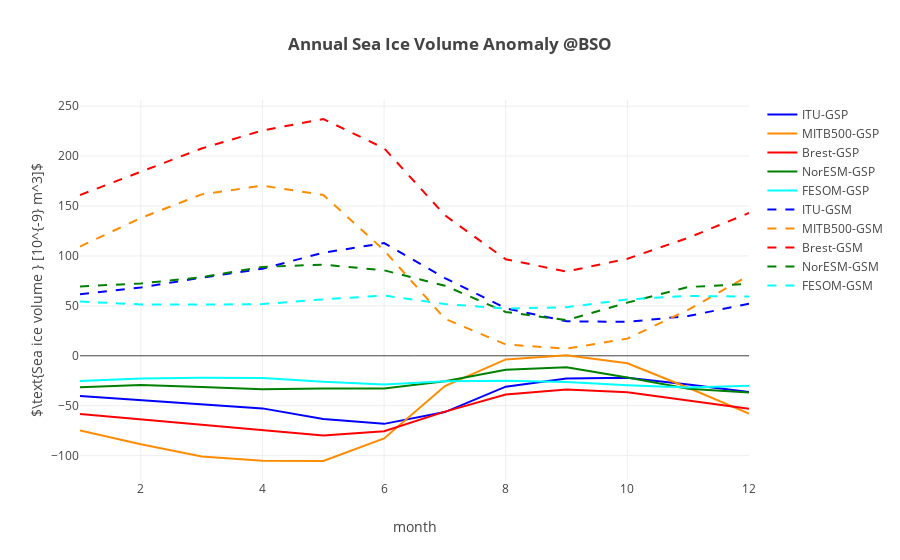

The code cell stored with this chart in its notebook:
### Code cell
""" Plot seasonal mean of heat fluxes anomaly"""
modelnames = ['ITU' , 'MITB500', 'Brest', 'NorESM', 'FESOM']
colors = ['blue', 'darkorange', 'red', 'green', 'cyan']
# names of the control, gsp and gsn variables [total]
ctln = ['ctlvice_barents', 'SIvolBK_c', 'refice_volume_BSKS', 'ice_volume_NorESM_BarentsKara_ctrl', 'ctlivol_BK']
gspn = ['gspvice_barents', 'SIvolBK_gsp', 'gspice_volume_BSKS', 'ice_volume_NorESM_BarentsKara_gsp', 'gspivol_BK']
gsnn = ['gsnvice_barents', 'SIvolBK_gsm', 'gsnice_volume_BSKS', 'ice_volume_NorESM_BarentsKara_gsn', 'gsnivol_BK']

coeffs = [1e-9, 1e-9, 1e-9, 1e-9, 1e-9]

layout = go.Layout(
    title='<b>Annual Sea Ice Volume Anomaly @BSO</b>',
    yaxis=dict(
         title='$\\text{Sea ice volume } [10^{-9} m^3]$',
        #range=[-14, 14]
    ),
    xaxis=dict(
        title='month'
    )
)    


def update_plot(models):
    
    datap = []
    datan = []
    for ind,mdl in enumerate(models):
        dnm = 'ds'+np.str(ind)+'.'+ctln[ind]+'.groupby(\'time.month\').mean().month'
        time = np.copy(eval(dnm))
        dnm = 'ds'+np.str(ind)+'.'+ctln[ind]+'.groupby(\'time.month\').mean()'
        dnm2 = 'ds'+np.str(ind)+'.'+gspn[ind]+'.groupby(\'time.month\').mean()'
        dnm3 = 'ds'+np.str(ind)+'.'+gsnn[ind]+'.groupby(\'time.month\').mean()'
        val1 = np.copy(eval(dnm2)-eval(dnm))*coeffs[ind]
        val2 = np.copy(eval(dnm3)-eval(dnm))*coeffs[ind]
        trace1 = go.Scatter(            
            x = time,
            y = val1,
            mode = 'lines',
            name = mdl+'-GSP',        
            line = dict(
                width = 2,
                color = colors[ind],
                shape = 'smooth'
            )
        )
        datap.append(trace1)
        trace2 = go.Scatter(            
            x = time,
            y = val2,
            mode = 'lines',
            name = mdl+'-GSM',            
            line = dict(
                width = 2,
                color = colors[ind],
                dash = 'dash',
                shape = 'smooth'
            )
        )
        datan.append(trace2)


   
    data = datap + datan
    
    fig = go.Figure(data=data, layout=layout)
    py.offline.iplot(fig)
    
update_plot(modelnames)

### Figure 1 — Plotly figure (JSON) as saved in the notebook; plotly's stock layout.template omitted (floating-point values rounded to 4 significant figures)
{"data": [{"line": {"color": "blue", "shape": "smooth", "width": 2}, "mode": "lines", "name": "ITU-GSP", "type": "scatter", "x": [1, 2, 3, 4, 5, 6, 7, 8, 9, 10, 11, 12], "y": [-40.18, -44.09, -48.42, -52.67, -63.34, -68.17, -56.37, -30.91, -22.65, -22.01, -28.64, -36.39]}, {"line": {"color": "darkorange", "shape": "smooth", "width": 2}, "mode": "lines", "name": "MITB500-GSP", "type": "scatter", "x": [1, 2, 3, 4, 5, 6, 7, 8, 9, 10, 11, 12], "y": [-74.71, -88.56, -100.8, -105.1, -105.4, -82.83, -30.28, -3.62, 0.4559, -7.494, -32.01, -57.8]}, {"line": {"color": "red", "shape": "smooth", "width": 2}, "mode": "lines", "name": "Brest-GSP", "type": "scatter", "x": [1, 2, 3, 4, 5, 6, 7, 8, 9, 10, 11, 12], "y": [-58.18, -63.66, -68.78, -74.55, -79.88, -75.62, -55.92, -38.72, -33.65, -36.42, -44.36, -53.0]}, {"line": {"color": "green", "shape": "smooth", "width": 2}, "mode": "lines", "name": "NorESM-GSP", "type": "scatter", "x": [1, 2, 3, 4, 5, 6, 7, 8, 9, 10, 11, 12], "y": [-31.41, -29.26, -31.36, -33.48, -32.79, -32.67, -25.6, -14.07, -11.44, -21.75, -33.03, -36.66]}, {"line": {"color": "cyan", "shape": "smooth", "width": 2}, "mode": "lines", "name": "FESOM-GSP", "type": "scatter", "x": [1, 2, 3, 4, 5, 6, 7, 8, 9, 10, 11, 12], "y": [-25.34, -22.62, -21.96, -22.19, -25.98, -28.73, -25.49, -24.91, -26.2, -29.55, -31.67, -30.13]}, {"line": {"color": "blue", "dash": "dash", "shape": "smooth", "width": 2}, "mode": "lines", "name": "ITU-GSM", "type": "scatter", "x": [1, 2, 3, 4, 5, 6, 7, 8, 9, 10, 11, 12], "y": [61.51, 68.45, 78.23, 87.21, 103.2, 112.9, 77.87, 47.6, 34.57, 33.99, 39.86, 52.1]}, {"line": {"color": "darkorange", "dash": "dash", "shape": "smooth", "width": 2}, "mode": "lines", "name": "MITB500-GSM", "type": "scatter", "x": [1, 2, 3, 4, 5, 6, 7, 8, 9, 10, 11, 12], "y": [109.4, 138.0, 161.7, 170.4, 161.1, 105.7, 37.13, 11.33, 7.157, 17.2, 46.03, 80.48]}, {"line": {"color": "red", "dash": "dash", "shape": "smooth", "width": 2}, "mode": "lines", "name": "Brest-GSM", "type": "scatter", "x": [1, 2, 3, 4, 5, 6, 7, 8, 9, 10, 11, 12], "y": [161.0, 184.6, 207.6, 225.7, 237.2, 207.9, 140.7, 96.67, 84.37, 97.16, 118.2, 143.0]}, {"line": {"color": "green", "dash": "dash", "shape": "smooth", "width": 2}, "mode": "lines", "name": "NorESM-GSM", "type": "scatter", "x": [1, 2, 3, 4, 5, 6, 7, 8, 9, 10, 11, 12], "y": [69.48, 72.42, 78.68, 89.02, 91.3, 85.61, 70.18, 43.87, 35.68, 53.25, 68.84, 72.14]}, {"line": {"color": "cyan", "dash": "dash", "shape": "smooth", "width": 2}, "mode": "lines", "name": "FESOM-GSM", "type": "scatter", "x": [1, 2, 3, 4, 5, 6, 7, 8, 9, 10, 11, 12], "y": [54.29, 51.45, 51.34, 51.76, 56.52, 60.28, 51.85, 47.35, 48.6, 56.49, 59.93, 59.29]}], "layout": {"title": "<b>Annual Sea Ice Volume Anomaly @BSO</b>", "xaxis": {"title": "month"}, "yaxis": {"title": "$\\text{Sea ice volume } [10^{-9} m^3]$"}}}
